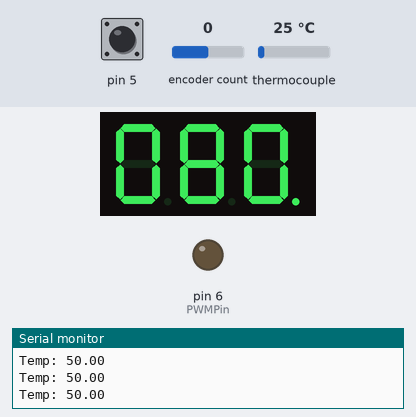
Recording of a sketch running on a simulated Arduino Uno, built with avr-gcc and run on an emulated ATmega328P. On the bench: 3-digit seven-segment display, output pins drawn as LEDs (lit = HIGH), the last lines printed to the serial monitor. Wiring (inferred from the names in the program): MAX31855 thermocouple converter: CS pin 8; MISO pin 7; SCK pin 9. The test bench sets the inputs (shaded band); at power-on: thermocouple 25 °C, encoder count 0, pin 5 HIGH. Pins used as bus, display or sensor lines are not drawn.

Above: at 1.2 s.
1.3 s: thermocouple set to 75 °C
At 1.7 s:
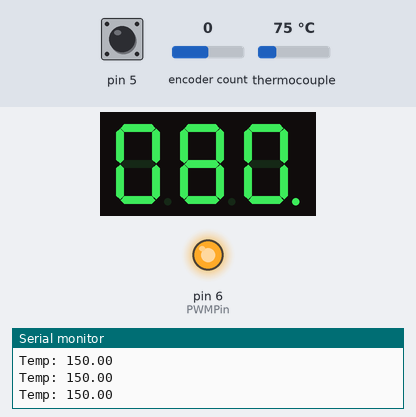
2.8 s: encoder count set to 1
4.3 s: encoder count set to 2
At 4.45 s:
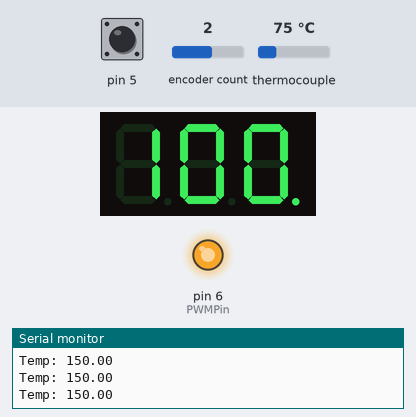
5.8 s: encoder count set to 3
At 6.2 s:
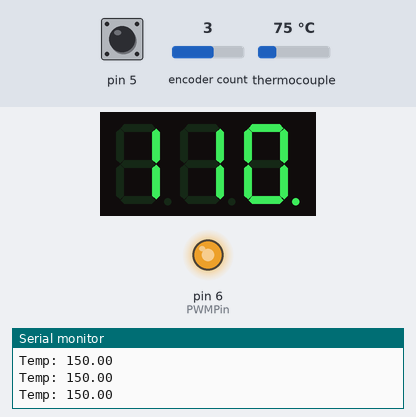
7.3 s: encoder count set to 4
At 7.52 s:
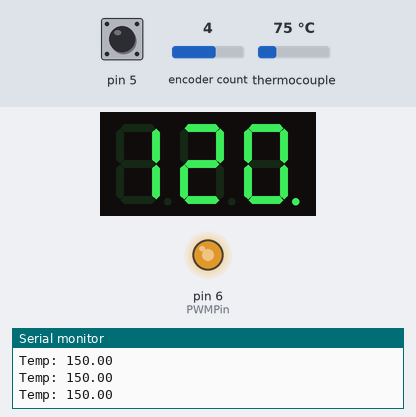
9.3 s: thermocouple set to 6 °C
Timing chart, 0 to 11.8 s (numbered marks = the images above; inputs shaded):
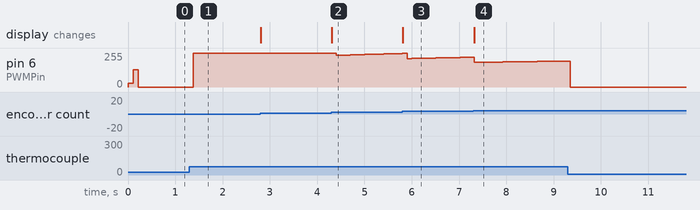

The sketch:

SolderingStation.ino
```cpp
#include <Wire.h>
#include "PID_v1.h"
#include "SevSeg.h"
#include "MAX31855.h"
#include "TimerOne.h"
#include "ClickEncoder.h"

// thermopair
const int doPin = 7;
const int csPin = 8;
const int clPin = 9;
MAX31855 tc(clPin, csPin, doPin);
int tcstatus;
double internal, celsius;

//7Segment 3 digit thing
SevSeg myDisplay;
int displayType = COMMON_ANODE;
char tempString[10];

//This pinout is for a 3361BS (common anode)
int digit1 = 21; //Pin 1
int digit2 = 14; //Pin 10
int digit3 = 10; //Pin 4
int digit4 = 34; //Pin 6 (ignored)

//Declare what pins are connected to the segments (cathodes)
int segA = 19; //Pin 12
int segB = 3; //Pin 11
int segC = 16; //Pin 3
int segD = 18; //Pin 8
int segE = 20; //Pin 2
int segF = 15; //Pin 9
int segG = 2; //Pin 7
int segDP = 34; //Pin 5 (ignored)
int numberOfDigits = 3; //Do you have a 1, 2 or 4 digit display?

//Rotary Encoder
int rotaryA = 0;
int rotaryB = 1;
int rotaryP = 5;
ClickEncoder *encoder;

//PWM and PID
#define PWMPin 6
double Setpoint, Input, Output;
PID myPID(&Input, &Output, &Setpoint, 4, 0.2, 1, REVERSE);

// Variables
int newPos = 0;
int pos = 80;
double coolTemp = 80;
double maxTemp = 450;
double setTemperature = coolTemp;
int pwm = 0;

// ISR for ClickEncoder
void rotary() {
  encoder->service();
}

void setup() {

  //turn the PID on
  Setpoint = setTemperature;

  //  myPID.SetOutputLimits(0, WindowSize);
  myPID.SetOutputLimits(0, 255);
  myPID.SetMode(AUTOMATIC);

  // initialize 7 segment
  myDisplay.Begin(displayType, numberOfDigits, digit1, digit2, digit3, digit4, segA, segB, segC, segD, segE, segF, segG, segDP);
  myDisplay.SetBrightness(80); //Set the display to 100% brightness level

  // Rotary Encoder pins
  encoder = new ClickEncoder(rotaryA, rotaryB, rotaryP);
  encoder -> setAccelerationEnabled(false);
  encoder -> setDoubleClickEnabled(false);

  // Timer for Rotary Encoder
  Timer1.initialize(1000);
  Timer1.attachInterrupt(rotary);

  // Temperature reading
  tc.begin();

  // set PWM pin
  pinMode(PWMPin, OUTPUT);

  // setup serial
  Serial.begin(115200);

  //  while (!Serial) {
  //    ; // wait for serial port to connect. Needed for native USB
  //  }

}

void loop() {

  // Get RotaryEncoder value
  newPos += encoder->getValue();

  // Prevent rotary values to get outside possible values
  if (newPos < pos) {
    setTemperature = setTemperature - 10;
    if (setTemperature <= coolTemp) {
      setTemperature = coolTemp;
    }
  }
  if (newPos > pos) {
    setTemperature = setTemperature + 10;
    if (setTemperature >= maxTemp) {
      setTemperature = maxTemp;
    }
  }
  pos = newPos;

  // read Temperature
  tcstatus = tc.read();
  celsius = tc.getTemperature();
  Input = celsius;
  Setpoint = setTemperature;

  // Compute PID
  myPID.Compute();

  // Show set temperature in 7 segment display
  sprintf(tempString, "%03d", (int)setTemperature);
  myDisplay.DisplayString(tempString, 4);

  // Write PWM value to MOSFET
  pwm = Output;
  analogWrite(PWMPin, pwm);

  // for debug only
  Serial.print ("Temp: ");
  Serial.println (Input);

}
```

Measured:
- after the input at 1.3 s, pin 6 (PWMPin): 0/255 → 255/255 after 0.08 s
- after the input at 4.3 s, pin 6 (PWMPin): 255/255 → 238/255 after 0.10 s, → 239/255 0.10 s later, → 240/255 0.10 s later, → 241/255 0.10 s later, … (14 changes in this stretch); the display: changes at once (image 2)
- after the input at 5.8 s, the display: changes at once (image 3)
- after the input at 7.3 s, the display: changes at once (image 4)
